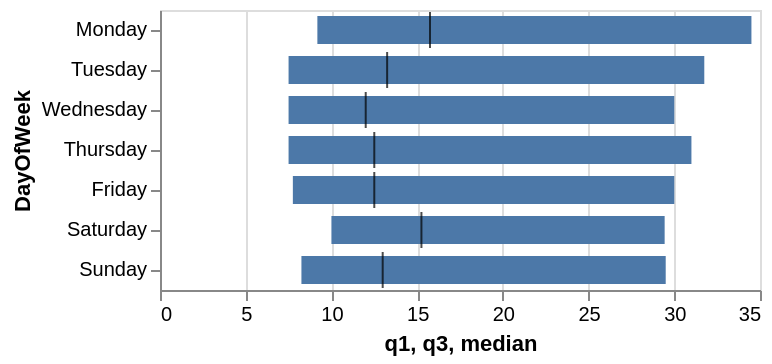

Source (notebook cell):
### Code cell
chart = alt.Chart.from_json(spec)
chart

### Figure 1 — Vega-Lite specification as saved in the notebook (floating-point values rounded to 4 significant figures)
{"config": {"view": {"continuousWidth": 300, "continuousHeight": 300}}, "layer": [{"mark": {"type": "bar", "size": 14}, "encoding": {"x": {"field": "q1", "type": "quantitative"}, "x2": {"field": "q3"}}}, {"mark": {"type": "tick", "color": "black", "size": 18}, "encoding": {"x": {"field": "median", "type": "quantitative"}}}], "data": {"name": "data-28a7c40ba3862e08a072725c5b80d81d"}, "encoding": {"y": {"field": "DayOfWeek", "type": "nominal", "sort": ["Monday", "Tuesday", "Wednesday", "Thursday", "Friday", "Saturday", "Sunday"]}}, "$schema": "https://vega.github.io/schema/vega-lite/v5.json", "datasets": {"data-28a7c40ba3862e08a072725c5b80d81d": [{"DayOfWeek": "Monday", "min": 0.0, "q1": 9.18, "median": 15.75, "q3": 34.5, "max": 405.5}, {"DayOfWeek": "Tuesday", "min": 0.0, "q1": 7.5, "median": 13.25, "q3": 31.75, "max": 5000.0}, {"DayOfWeek": "Wednesday", "min": 0.0, "q1": 7.5, "median": 12.0, "q3": 30.0, "max": 4500.0}, {"DayOfWeek": "Thursday", "min": 0.0, "q1": 7.5, "median": 12.5, "q3": 31.0, "max": 9008.0}, {"DayOfWeek": "Friday", "min": 0.0, "q1": 7.75, "median": 12.5, "q3": 30.0, "max": 6001.0}, {"DayOfWeek": "Saturday", "min": 3.25, "q1": 10.0, "median": 15.25, "q3": 29.44, "max": 130.0}, {"DayOfWeek": "Sunday", "min": 0.0, "q1": 8.25, "median": 12.99, "q3": 29.5, "max": 620.0}]}}
